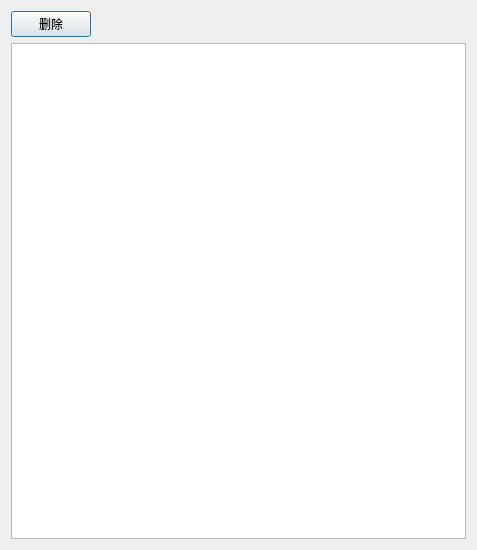
<?xml version="1.0" encoding="UTF-8"?>
<ui version="4.0">
 <class>deleteRobot</class>
 <widget class="QDialog" name="deleteRobot">
  <property name="geometry">
   <rect>
    <x>0</x>
    <y>0</y>
    <width>477</width>
    <height>550</height>
   </rect>
  </property>
  <property name="windowTitle">
   <string>选择删除的机器人</string>
  </property>
  <layout class="QVBoxLayout" name="verticalLayout_2">
   <item>
    <layout class="QVBoxLayout" name="verticalLayout">
     <item>
      <layout class="QHBoxLayout" name="horizontalLayout">
       <item>
        <widget class="QPushButton" name="pushButtonDelete">
         <property name="text">
          <string>删除</string>
         </property>
        </widget>
       </item>
       <item>
        <spacer name="horizontalSpacer">
         <property name="orientation">
          <enum>Qt::Horizontal</enum>
         </property>
         <property name="sizeHint" stdset="0">
          <size>
           <width>40</width>
           <height>20</height>
          </size>
         </property>
        </spacer>
       </item>
      </layout>
     </item>
     <item>
      <widget class="QListWidget" name="listWidget"/>
     </item>
    </layout>
   </item>
  </layout>
 </widget>
 <resources/>
 <connections/>
</ui>
